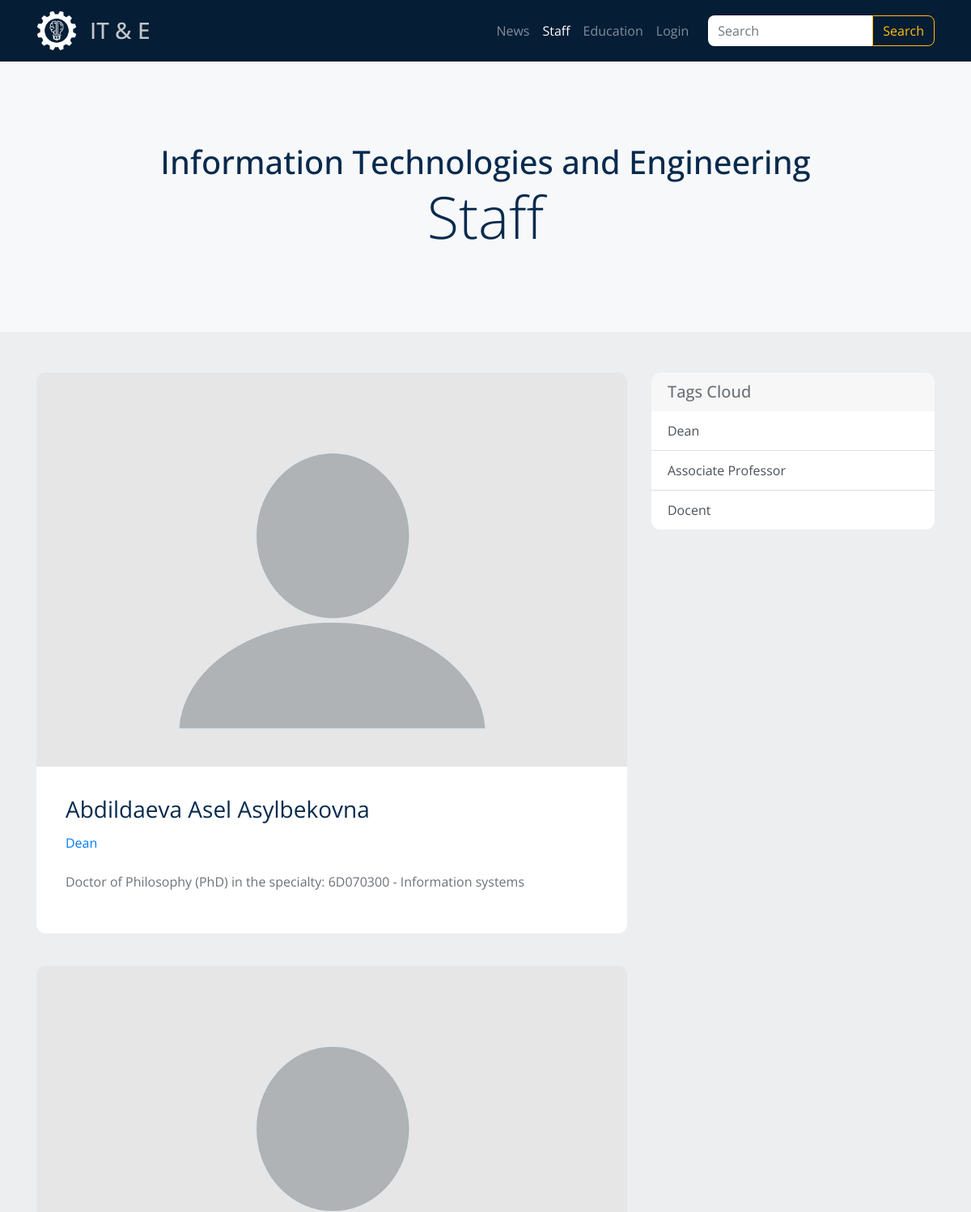
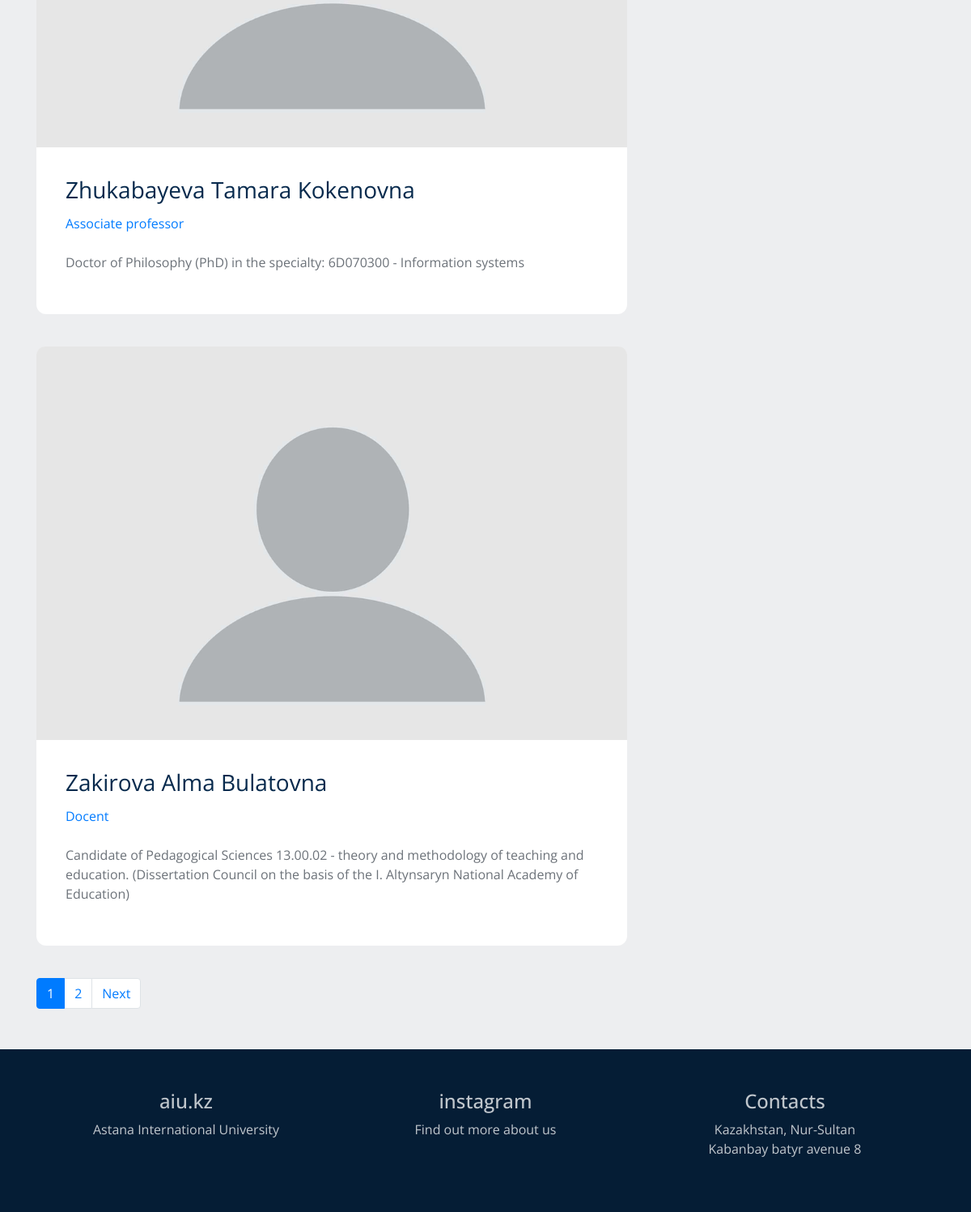
Page /staff/ on the committed database (2 pictures, top to bottom).
### staff/models.py (models this page shows, shortened)
class Member(models.Model):
    name = models.CharField(max_length=300, db_index=True)
    slug = models.SlugField(max_length=300, unique=True)
    academic_degree = models.CharField(
        max_length=300,
        blank=True,
        db_index=True
    )
    position = models.CharField(max_length=200, blank=True, db_index=True)
    education = models.TextField(blank=True, db_index=True)
    work_experience = models.TextField(blank=True, db_index=True)
    international_experience = models.TextField(blank=True, db_index=True)
    сompetitive_advantages = models.CharField(
        max_length=300,
        blank=True,
        db_index=True
    )
    training = models.TextField(
        blank=True,
        db_index=True
    )  # повышение квалификации
    academic_activity = models.TextField(blank=True, db_index=True)
    training_courses = models.CharField(
        max_length=300,
        blank=True,
        db_index=True
    )
    scientific_publications = models.TextField(blank=True, db_index=True)
    thumbnail = models.ImageField(
        default='member_default.jpg',
        upload_to='staff_images'
    )
    tags = models.ManyToManyField('Tag', blank=True, related_name='members')
    def get_absolute_url(self):
        return reverse('member_detail_url', kwargs={'slug': self.slug})

class Tag(models.Model):
    title = models.CharField(max_length=200, unique=True)
    slug = models.SlugField(max_length=200, unique=True)
    def get_absolute_url(self):
        return reverse('tag_staff_detail_url', kwargs={'slug': self.slug})

### staff/views.py (the view)
# urls.py: path('', members_list, name='members_list_url'),
def members_list(request):
    members = Member.objects.all()
    tags = Tag.objects.all()
    context = {
        'tags': tags,
    }
    paginator_context = paginate(request, members)
    context.update(paginator_context)
    return render(request, 'staff/index.html', context=context)

### feed/views.py (called while the page is built)
def paginate(request, queryset):
    paginator = Paginator(queryset, 3)
    page_number = request.GET.get('page', 1)
    page = paginator.get_page(page_number)
    is_paginated = page.has_other_pages()
    context = {
        'page': page,
        'is_paginated': is_paginated,
    }
    return context

### staff/templates/staff/index.html (shortened to what this page needs)
{% extends 'staff/base_staff.html' %}
{% block intro %}
	<h1 class="intro__title">Information Technologies and Engineering</h1>
	<h1 class="display-3">Staff</h1>
{% endblock %}
{% block content %}
	<div class="col-sm-12 col-lg-8">
		{% if page.object_list.exists %}
			{% for member in page.object_list %}
				<div class="card">
					{% if member.thumbnail %}
						<a href="{{ member.get_absolute_url }}">
							<img src="{{ member.thumbnail.url }}" class="card-img-top" alt="">
						</a>
					{% endif %}
					<div class="card-body">
						<div class="card-title">
							<a href="{{ member.get_absolute_url }}" class="post_link">
								{{ member.name }}
							</a>
						</div>
						<div class="mb-4">
							{% for tag in member.tags.all %}
								{% if forloop.first %}
									<a href="{{ tag.get_absolute_url }}">{{ tag.title }}</a>
								{% else %}
									|<a href="{{ tag.get_absolute_url }}">{{ tag.title }}</a>
								{% endif %}
							{% endfor %}
						</div>
						<div class="card-text">{{ member.academic_degree|linebreaks }}</div>
					</div>
				</div>
			{% endfor %}
			{% include 'feed/includes/pagination_template.html' %}
		{% else %}
			<h3>There's no any content</h3>
		{% endif %}
	</div>
	<div class="col-sm-12 col-lg-4">
		<div class="card">
			<div class="card-header">
				<h5>Tags Cloud<h5>
			</div>
			<ul class="list-group list-group-flush">
				{% for tag in tags %}
					<a href="{{ tag.get_absolute_url }}" class="list-group-item list-group-item-action">
						{{ tag.title|title }}
					</a>
				{% endfor %}
			</ul>
		</div>
	</div>
{% endblock %}

### static/css/style.css (style rules this page uses)
body { background-color: #edeef0; font-family: 'Open Sans', sans-serif; font-size: 16px; color: #6c7279; }
h1, h2, h3, h4, h5, h6 { margin: 0; }
ul { margin: 0; padding: 0; }
.card { margin-bottom: 40px; border: none; border-radius: 0.75rem; }
.card-header { border-bottom: none; }
.card-header:first-child { border-radius: calc(.75rem - 1px) calc(.75rem - 1px) 0 0; }
.card-body { padding: 2.25rem; }
.card-title { font-size: 28px; line-height: 1.2; color: #072a4d; }
.card-img-top { border-radius: calc(.75rem - 1px) calc(.75rem - 1px) 0 0; }
.card > .list-group:last-child { border-radius: 0 0 calc(.75rem - 1px) calc(.75rem - 1px); }
.post_link { color: #072a4d; }

### rows in the picture
Member: thumbnail (placeholder picture), name "Abdildaeva Asel Asylbekovna", academic_degree "Doctor of Philosophy (PhD) in the specialty: 6D070300 - Information systems"
Tag: title "Dean"
Member: thumbnail (placeholder picture), name "Zhukabayeva Tamara Kokenovna", academic_degree "Doctor of Philosophy (PhD) in the specialty: 6D070300 - Information systems"
Tag: title "Associate professor", title "Associate Professor"
Member: thumbnail (placeholder picture), name "Zakirova Alma Bulatovna", academic_degree "Candidate of Pedagogical Sciences 13.00.02 - theory and methodology of teaching and education. (Dissertation Council on the basis of the I. Altynsaryn National Academy of Education)"
Tag: title "Docent"

### other values in the picture
{{ number }} "1"
{{ number }} "2"
